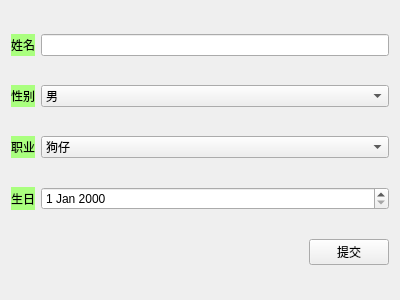
<?xml version="1.0" encoding="UTF-8"?>
<ui version="4.0">
 <class>Widget</class>
 <widget class="QWidget" name="Widget">
  <property name="geometry">
   <rect>
    <x>0</x>
    <y>0</y>
    <width>400</width>
    <height>300</height>
   </rect>
  </property>
  <property name="windowTitle">
   <string>Widget</string>
  </property>
  <layout class="QGridLayout" name="gridLayout">
   <item row="0" column="0">
    <widget class="QLabel" name="label">
     <property name="styleSheet">
      <string notr="true">background-color: rgb(170, 255, 127);</string>
     </property>
     <property name="text">
      <string>姓名</string>
     </property>
    </widget>
   </item>
   <item row="0" column="1">
    <widget class="QLineEdit" name="lineEditName"/>
   </item>
   <item row="1" column="0">
    <widget class="QLabel" name="label_2">
     <property name="styleSheet">
      <string notr="true">background-color: rgb(170, 255, 127);</string>
     </property>
     <property name="text">
      <string>性别</string>
     </property>
    </widget>
   </item>
   <item row="1" column="1">
    <widget class="QComboBox" name="comboBoxGender">
     <item>
      <property name="text">
       <string>男</string>
      </property>
     </item>
     <item>
      <property name="text">
       <string>女</string>
      </property>
     </item>
    </widget>
   </item>
   <item row="2" column="0">
    <widget class="QLabel" name="label_4">
     <property name="styleSheet">
      <string notr="true">background-color: rgb(170, 255, 127);</string>
     </property>
     <property name="text">
      <string>职业</string>
     </property>
    </widget>
   </item>
   <item row="2" column="1">
    <widget class="QComboBox" name="comboBoxJob">
     <item>
      <property name="text">
       <string>狗仔</string>
      </property>
     </item>
     <item>
      <property name="text">
       <string>狗腿</string>
      </property>
     </item>
     <item>
      <property name="text">
       <string>大佬</string>
      </property>
     </item>
     <item>
      <property name="text">
       <string>大腿</string>
      </property>
     </item>
     <item>
      <property name="text">
       <string>萌宠</string>
      </property>
     </item>
    </widget>
   </item>
   <item row="3" column="0">
    <widget class="QLabel" name="label_3">
     <property name="styleSheet">
      <string notr="true">background-color: rgb(170, 255, 127);</string>
     </property>
     <property name="text">
      <string>生日</string>
     </property>
    </widget>
   </item>
   <item row="3" column="1">
    <widget class="QDateEdit" name="dateEdit"/>
   </item>
   <item row="4" column="1" alignment="Qt::AlignRight">
    <widget class="QPushButton" name="pushButtonCommit">
     <property name="sizePolicy">
      <sizepolicy hsizetype="Fixed" vsizetype="Fixed">
       <horstretch>0</horstretch>
       <verstretch>0</verstretch>
      </sizepolicy>
     </property>
     <property name="text">
      <string>提交</string>
     </property>
    </widget>
   </item>
  </layout>
 </widget>
 <layoutdefault spacing="6" margin="11"/>
 <resources/>
 <connections/>
</ui>
